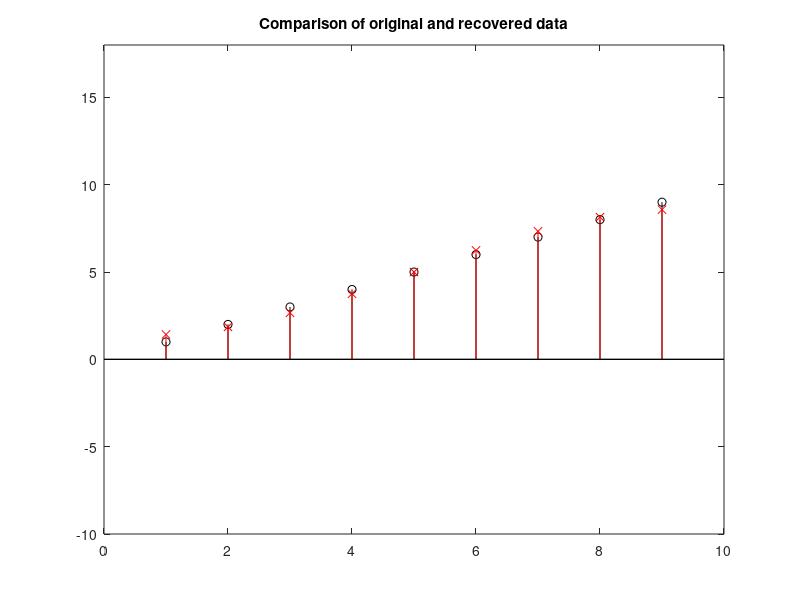

This figure's MATLAB source:
% 1D DCT simple example, correlated data
% Recovering from first 3 coeffs
%
RWX=zeros(1,9); %space for recovery

x=[1 2 3 4 5 6 7 8 9]; %original data
WX=dct(x); %the DCT transform

RWX(1:3)=WX(1:3); %select 3 first coeffs

rx=idct(RWX); %recovery of data

%display
figure(1)
stem(x,'k'); hold on;
stem(rx,'rx');
plot([0 10],[0 0],'k-');
axis([0 10 -10 18]);
title('Comparison of original and recovered data');

disp('recovered data');
rx
